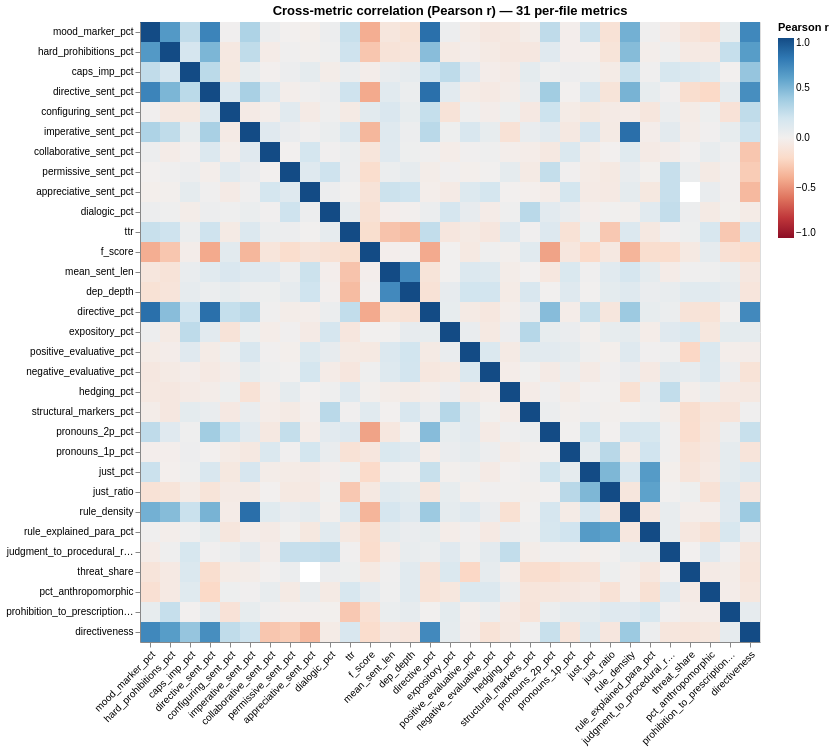

The notebook cell this image was saved under:
### Markdown cell above
### Cross-metric correlation matrix

A 30-metric correlation grid. Each cell is the **Pearson r** between two metrics, computed across all 286 files.

**How to read it**:
- **Color intensity** encodes the strength of the linear relationship.
- **Red** = positive correlation: the two metrics rise together (when one is high, the other tends to be high).
- **Blue** = negative correlation: the two metrics move opposite (when one is high, the other tends to be low).
- **Cells near zero** (faint color) = the two metrics are unrelated.
- The diagonal is always solid red (every metric correlates 1.0 with itself).
- Conventional thresholds in social-science contexts: |r| ≥ 0.3 is "moderate", |r| ≥ 0.7 is "strong".

What welfare-relevant patterns to watch for: the imperative-marker / hard-prohibition / deontic-modality cluster should be a tight red block (these dimensions all measure "rule-bearing language" from different angles). The justification ratio should sit isolated or correlate negatively with the directive cluster (more justification → less raw directive density).

### Code cell
"""Cross-metric correlation matrix across the main per-file numeric metrics.

Updated for the new schema:
  - dropped: mood_imperative_sent_pct (gone after Tier-3 v2 6b refactor — replaced
    by streak_max / streak_n_ge3 / streak_n_ge5).
  - added: rule_density, rule_explained_para_pct, judgment_to_procedural_ratio,
    threat_share, pct_anthropomorphic, prohibition_to_prescription_ratio (the
    Tier-3 derived columns).
"""

corr_cols = [
    # core directiveness signals
    "mood_marker_pct", "hard_prohibitions_pct", "caps_imp_pct",
    "directive_sent_pct", "configuring_sent_pct",
    "imperative_sent_pct",
    # softening / dialogic
    "collaborative_sent_pct", "permissive_sent_pct", "appreciative_sent_pct",
    "dialogic_pct",
    # register and stance
    "ttr", "f_score", "mean_sent_len", "dep_depth",
    "directive_pct", "expository_pct",
    "positive_evaluative_pct", "negative_evaluative_pct",
    # vocabulary
    "hedging_pct", "structural_markers_pct", "pronouns_2p_pct", "pronouns_1p_pct",
    # justification
    "just_pct", "just_ratio",
    # tier-3 welfare extensions
    "rule_density", "rule_explained_para_pct",
    "judgment_to_procedural_ratio", "threat_share",
    "pct_anthropomorphic", "prohibition_to_prescription_ratio",
    # composite
    "directiveness",
]
corr_cols = [c for c in corr_cols if c in alt_df.columns]
corr_df = alt_df[corr_cols].astype(float).corr().round(3).reset_index().melt(id_vars="index")
corr_df.columns = ["x", "y", "r"]

corr_chart = (
    alt.Chart(corr_df)
    .mark_rect()
    .encode(
        x=alt.X("x:N", sort=corr_cols, title=None,
                axis=alt.Axis(labelAngle=-45, labelLimit=130)),
        y=alt.Y("y:N", sort=corr_cols, title=None,
                axis=alt.Axis(labelLimit=130)),
        color=alt.Color("r:Q",
                         scale=alt.Scale(scheme="redblue", domain=[-1, 1]),
                         title="Pearson r"),
        tooltip=[alt.Tooltip("x:N"), alt.Tooltip("y:N"),
                 alt.Tooltip("r:Q", format=".2f")],
    )
    .properties(width=620, height=620,
                title=f"Cross-metric correlation (Pearson r) — {len(corr_cols)} per-file metrics")
)
save_chart(corr_chart, "13-correlation-matrix")

### Figure 1 — Vega-Lite specification as saved in the notebook (floating-point values rounded to 4 significant figures; data arrays with more than 128 entries replaced by an {"elided": "..."} marker saying what was removed)
{"config": {"view": {"continuousWidth": 300, "continuousHeight": 300}}, "data": {"name": "data-dd5d39531348533f792e801da5a82ece"}, "mark": {"type": "rect"}, "encoding": {"color": {"field": "r", "scale": {"domain": [-1, 1], "scheme": "redblue"}, "title": "Pearson r", "type": "quantitative"}, "tooltip": [{"field": "x", "type": "nominal"}, {"field": "y", "type": "nominal"}, {"field": "r", "format": ".2f", "type": "quantitative"}], "x": {"axis": {"labelAngle": -45, "labelLimit": 130}, "field": "x", "sort": ["mood_marker_pct", "hard_prohibitions_pct", "caps_imp_pct", "directive_sent_pct", "configuring_sent_pct", "imperative_sent_pct", "collaborative_sent_pct", "permissive_sent_pct", "appreciative_sent_pct", "dialogic_pct", "ttr", "f_score", "mean_sent_len", "dep_depth", "directive_pct", "expository_pct", "positive_evaluative_pct", "negative_evaluative_pct", "hedging_pct", "structural_markers_pct", "pronouns_2p_pct", "pronouns_1p_pct", "just_pct", "just_ratio", "rule_density", "rule_explained_para_pct", "judgment_to_procedural_ratio", "threat_share", "pct_anthropomorphic", "prohibition_to_prescription_ratio", "directiveness"], "title": null, "type": "nominal"}, "y": {"axis": {"labelLimit": 130}, "field": "y", "sort": ["mood_marker_pct", "hard_prohibitions_pct", "caps_imp_pct", "directive_sent_pct", "configuring_sent_pct", "imperative_sent_pct", "collaborative_sent_pct", "permissive_sent_pct", "appreciative_sent_pct", "dialogic_pct", "ttr", "f_score", "mean_sent_len", "dep_depth", "directive_pct", "expository_pct", "positive_evaluative_pct", "negative_evaluative_pct", "hedging_pct", "structural_markers_pct", "pronouns_2p_pct", "pronouns_1p_pct", "just_pct", "just_ratio", "rule_density", "rule_explained_para_pct", "judgment_to_procedural_ratio", "threat_share", "pct_anthropomorphic", "prohibition_to_prescription_ratio", "directiveness"], "title": null, "type": "nominal"}}, "height": 620, "title": "Cross-metric correlation (Pearson r) — 31 per-file metrics", "width": 620, "$schema": "https://vega.github.io/schema/vega-lite/v6.4.1.json", "datasets": {"data-dd5d39531348533f792e801da5a82ece": {"elided": "961 records"}}}
